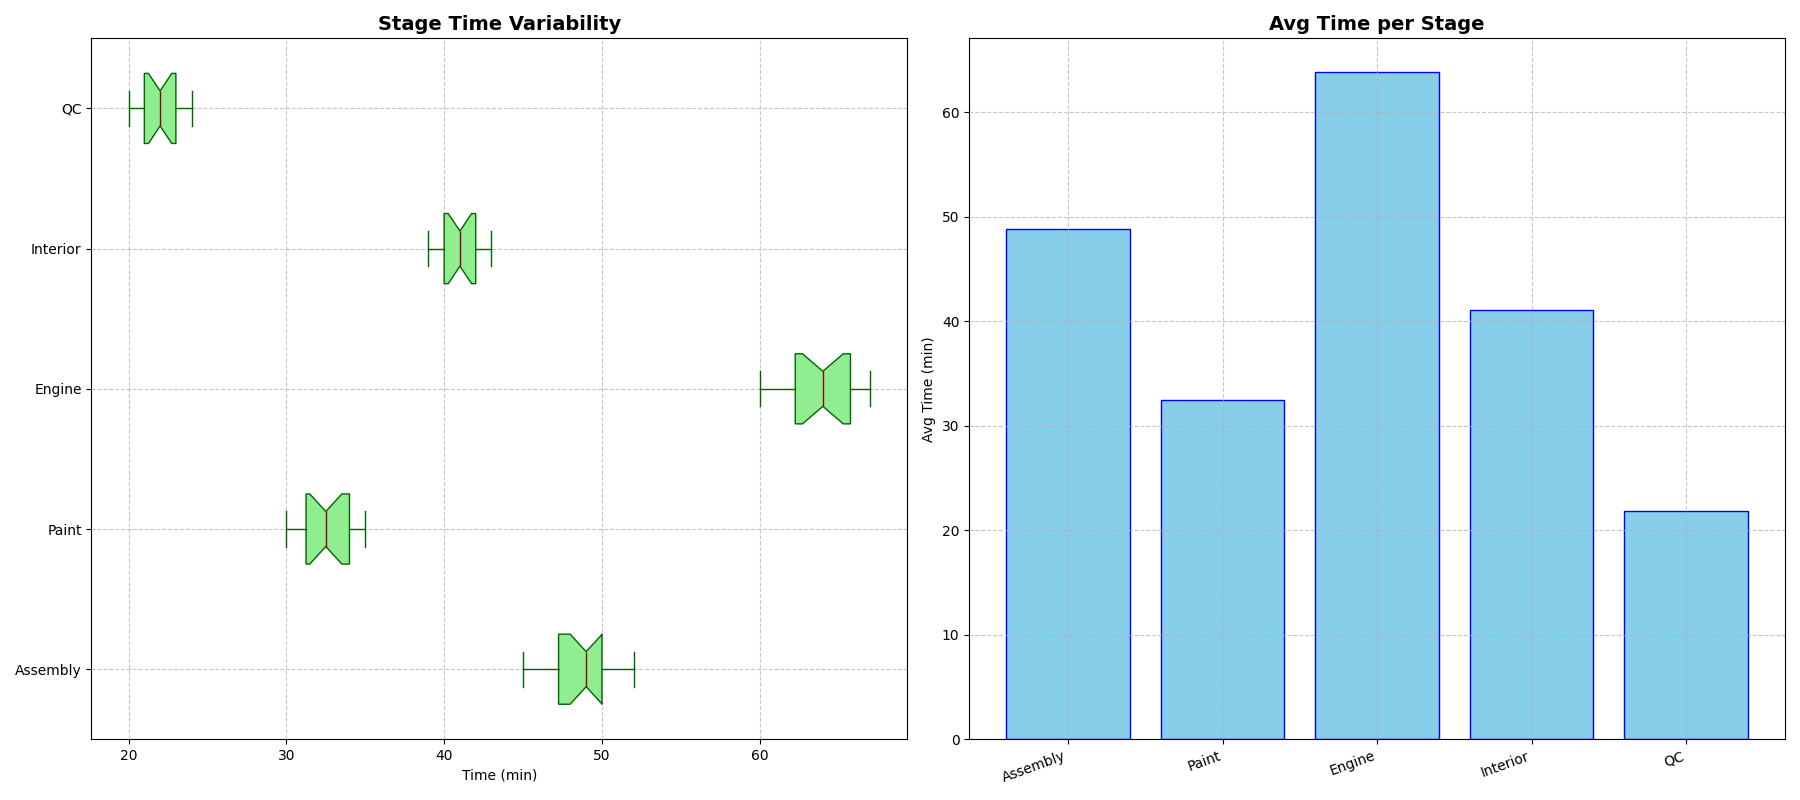

The script that drew this image:
import matplotlib.pyplot as plt
import numpy as np

# Processing times in minutes for each stage in a car manufacturing line
body_assembly = [45, 50, 48, 52, 46, 49, 47, 51, 50, 48, 47, 46, 50, 51, 49, 52, 48, 50]
painting = [30, 34, 32, 33, 31, 35, 34, 32, 30, 33, 34, 32, 31, 30, 32, 34, 35, 33]
engine_installation = [60, 65, 63, 64, 66, 62, 61, 67, 62, 63, 65, 66, 64, 61, 65, 67, 63, 66]
interior_assembly = [40, 42, 41, 39, 43, 42, 40, 41, 43, 39, 42, 41, 40, 43, 42, 39, 43, 40]
quality_control = [20, 22, 21, 23, 20, 24, 21, 22, 20, 22, 21, 20, 24, 23, 21, 22, 24, 23]

data = [body_assembly, painting, engine_installation, interior_assembly, quality_control]
stages = ['Assembly', 'Paint', 'Engine', 'Interior', 'QC']

# Create subplots
fig, axs = plt.subplots(1, 2, figsize=(18, 8))

# Horizontal box plot of processing times
axs[0].boxplot(data, vert=False, patch_artist=True, notch=True,
               boxprops=dict(facecolor="lightgreen", color="darkgreen"),
               whiskerprops=dict(color="darkgreen"),
               capprops=dict(color="darkgreen"),
               medianprops=dict(color="darkred"),
               flierprops=dict(markerfacecolor='red', marker='o', alpha=0.5))

axs[0].set_title('Stage Time Variability', fontsize=14, fontweight='bold')
axs[0].set_xlabel('Time (min)')
axs[0].set_yticklabels(stages)
axs[0].grid(linestyle='--', alpha=0.7)

# Bar chart of average processing times
average_processing_time = [np.mean(stage) for stage in data]
stage_indices = np.arange(len(stages))

axs[1].bar(stage_indices, average_processing_time, color='skyblue', edgecolor='blue')
axs[1].set_xticks(stage_indices)
axs[1].set_xticklabels(stages, rotation=20, ha='right')
axs[1].set_title('Avg Time per Stage', fontsize=14, fontweight='bold')
axs[1].set_ylabel('Avg Time (min)')
axs[1].grid(linestyle='--', alpha=0.7)

# Adjust layout
plt.tight_layout()
plt.show()
